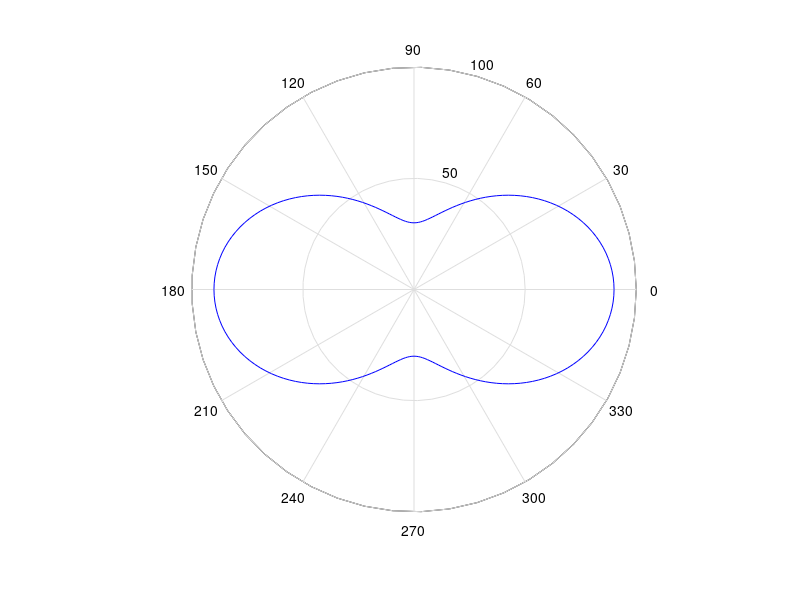

Reproduce this figure in MATLAB. (Note: this script raises an error after producing the figure.)
% Практична робота №3 - Варіант 12
% Завдання 3: Побудова графіка в полярних координатах

% Очищення робочого простору
clear all;
close all;
clc;

% Ввід вектора значень кута φ (fi)
fi = 0:pi/100:2*pi;

% Обчислення радіус-вектора r
r = 30*(2 + cos(2*fi));

% Створення графічного вікна
figure('Name', 'Завдання 3 - Графік у полярних координатах', 'NumberTitle', 'off');

% Побудова графіка в полярних координатах
polar(fi, r, 'b-');
hold on;
polar(fi, r, 'ro', 'MarkerSize', 3);

% Додамо назву
title('Графік функції r = 30(2 + cos(2\phi)) у полярних координатах', 'FontSize', 13);

% Побудуємо сітку
grid on;

% Встановимо розмір шрифту
set(gca, 'FontSize', 11);

hold off;

% Альтернативний спосіб з використанням ezpolar
figure('Name', 'Завдання 3 - ezpolar', 'NumberTitle', 'off');
ezpolar('30*(2 + cos(2*x))', [0, 2*pi]);
title('Графік функції r = 30(2 + cos(2\phi)) - ezpolar', 'FontSize', 13);
grid on;
set(gca, 'FontSize', 11);
